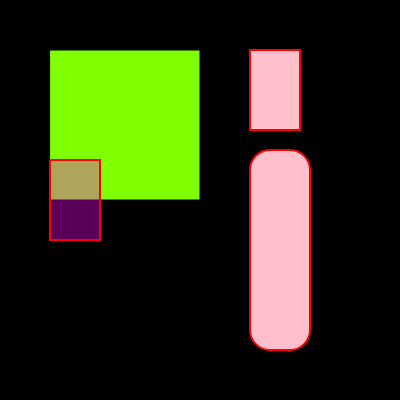
Frame 1 (no input)
Frame 60 (no input): identical to frame 1, image omitted
Frame 120 (the mouse pressed at the canvas centre since frame 60): identical to frame 1, image omitted

The p5.js sketch that drew this single still picture (run headless with seeded random() and noise() and a simulated clock; from frame 60 on, the mouse is pressed at the canvas centre):

// p5.js sketch
// ── sketch.js
function setup() {
  createCanvas(400, 400);
  background(0);
   fill("Chartreuse");
  rect(50,50,150)
  stroke("red")
  strokeWeight(2)
  fill("pink")
  rect(250,50,50,80)
  rect(250,150,60,200,20,20,20,20)
  fill(255,0,255,90)
   rect(50,160,50,80)
  
}

function draw() {
}
